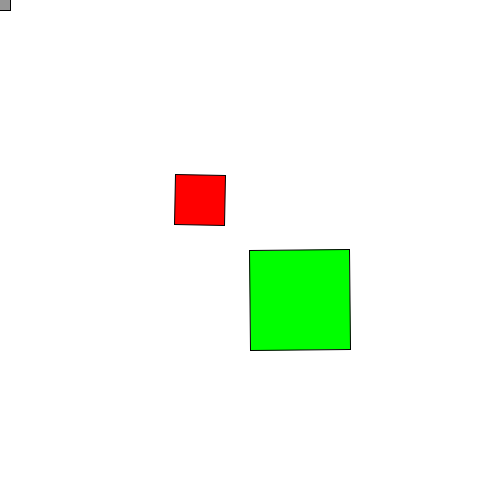
Frame 1 (no input)
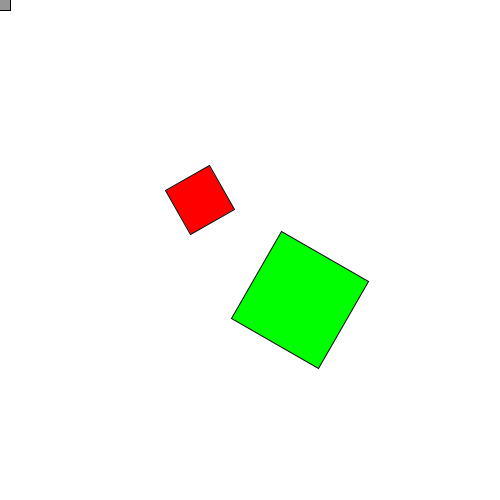
Frame 60 (the mouse pressed at the canvas centre just before this capture)
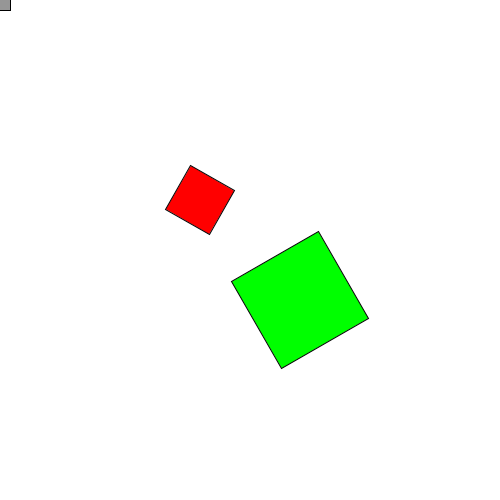
Frame 120 (the mouse held since frame 60 and released just before this capture)

The Processing sketch that drew these frames (run headless with seeded random() and noise(); from frame 60 on, the mouse is pressed at the canvas centre):

// Processing sketch: cuadradosGirando_1
// ── cuadradosGirando_1.pde
float angulo;
void setup() {
  size(500, 500);
  rectMode(CENTER);
  angulo = 0;
}

void draw() {
  background(255);
  angulo = angulo + 1;
  fill(150);
  rect(0, 0, 20, 20);

  pushMatrix();
  translate(200, 200);
  rotate( radians(angulo) );
  fill(255, 0, 0);
  rect(0, 0, 50, 50);
  popMatrix();

  pushMatrix();
  translate(300,300);
  rotate(radians(-angulo));
  fill(0, 255, 0);
  rect(0,0, 100, 100);
  popMatrix();
}
